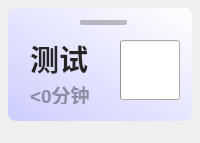
<?xml version="1.0" encoding="UTF-8"?>
<ui version="4.0">
 <class>Form</class>
 <widget class="QWidget" name="Form">
  <property name="geometry">
   <rect>
    <x>0</x>
    <y>0</y>
    <width>200</width>
    <height>143</height>
   </rect>
  </property>
  <property name="minimumSize">
   <size>
    <width>200</width>
    <height>0</height>
   </size>
  </property>
  <property name="windowTitle">
   <string>Form</string>
  </property>
  <widget class="QLabel" name="img">
   <property name="geometry">
    <rect>
     <x>40</x>
     <y>10</y>
     <width>141</width>
     <height>111</height>
    </rect>
   </property>
   <property name="styleSheet">
    <string notr="true"/>
   </property>
   <property name="pixmap">
    <pixmap>img/5.png</pixmap>
   </property>
   <property name="scaledContents">
    <bool>true</bool>
   </property>
  </widget>
  <widget class="QLabel" name="backgnd">
   <property name="geometry">
    <rect>
     <x>8</x>
     <y>8</y>
     <width>184</width>
     <height>113</height>
    </rect>
   </property>
   <property name="styleSheet">
    <string notr="true">background-color: qlineargradient(spread:pad, x1:0, y1:1, x2:1, y2:0, stop:0 rgba(205, 205, 255, 255), stop:1 rgba(255, 255, 255, 255));
border-radius: 8px</string>
   </property>
   <property name="text">
    <string/>
   </property>
  </widget>
  <widget class="ProgressRing" name="progressBar">
   <property name="geometry">
    <rect>
     <x>120</x>
     <y>40</y>
     <width>60</width>
     <height>60</height>
    </rect>
   </property>
   <property name="sizePolicy">
    <sizepolicy hsizetype="Expanding" vsizetype="Expanding">
     <horstretch>0</horstretch>
     <verstretch>0</verstretch>
    </sizepolicy>
   </property>
   <property name="minimumSize">
    <size>
     <width>60</width>
     <height>60</height>
    </size>
   </property>
   <property name="maximumSize">
    <size>
     <width>60</width>
     <height>60</height>
    </size>
   </property>
   <property name="font">
    <font>
     <family>Microsoft YaHei</family>
     <pointsize>12</pointsize>
     <bold>true</bold>
    </font>
   </property>
   <property name="styleSheet">
    <string notr="true">font-weight: bold;</string>
   </property>
   <property name="textVisible">
    <bool>true</bool>
   </property>
   <property name="format">
    <string>%p%</string>
   </property>
   <property name="val" stdset="0">
    <double>0.000000000000000</double>
   </property>
   <property name="strokeWidth" stdset="0">
    <number>7</number>
   </property>
  </widget>
  <widget class="QLabel" name="activity_countdown">
   <property name="geometry">
    <rect>
     <x>30</x>
     <y>80</y>
     <width>64</width>
     <height>24</height>
    </rect>
   </property>
   <property name="font">
    <font>
     <family>Microsoft YaHei UI</family>
     <pointsize>14</pointsize>
     <bold>true</bold>
    </font>
   </property>
   <property name="styleSheet">
    <string notr="true">color: rgba(0, 0, 0, 90);
font-weight: bold;</string>
   </property>
   <property name="text">
    <string>&lt;0分钟</string>
   </property>
  </widget>
  <widget class="QLabel" name="subject">
   <property name="geometry">
    <rect>
     <x>30</x>
     <y>40</y>
     <width>58</width>
     <height>36</height>
    </rect>
   </property>
   <property name="font">
    <font>
     <family>Microsoft YaHei UI</family>
     <pointsize>22</pointsize>
     <bold>true</bold>
    </font>
   </property>
   <property name="styleSheet">
    <string notr="true">color: rgba(37, 37, 37, 255);
font-weight: bold</string>
   </property>
   <property name="text">
    <string>测试</string>
   </property>
  </widget>
  <widget class="QLabel" name="label">
   <property name="geometry">
    <rect>
     <x>80</x>
     <y>20</y>
     <width>47</width>
     <height>5</height>
    </rect>
   </property>
   <property name="sizePolicy">
    <sizepolicy hsizetype="Preferred" vsizetype="Fixed">
     <horstretch>0</horstretch>
     <verstretch>0</verstretch>
    </sizepolicy>
   </property>
   <property name="maximumSize">
    <size>
     <width>50</width>
     <height>5</height>
    </size>
   </property>
   <property name="styleSheet">
    <string notr="true">background-color:#503D3D3D;
border-radius: 2px</string>
   </property>
  </widget>
  <zorder>backgnd</zorder>
  <zorder>img</zorder>
  <zorder>progressBar</zorder>
  <zorder>activity_countdown</zorder>
  <zorder>subject</zorder>
  <zorder>label</zorder>
 </widget>
 <customwidgets>
  <customwidget>
   <class>ProgressBar</class>
   <extends>QProgressBar</extends>
   <header>qfluentwidgets</header>
  </customwidget>
  <customwidget>
   <class>ProgressRing</class>
   <extends>ProgressBar</extends>
   <header>qfluentwidgets</header>
  </customwidget>
 </customwidgets>
 <resources/>
 <connections/>
</ui>
